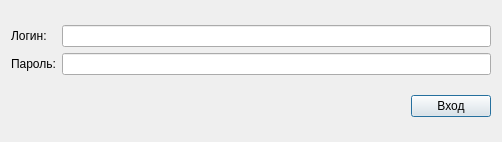
<?xml version="1.0" encoding="UTF-8"?>
<ui version="4.0">
 <class>LogInDialog</class>
 <widget class="QDialog" name="LogInDialog">
  <property name="geometry">
   <rect>
    <x>0</x>
    <y>0</y>
    <width>502</width>
    <height>142</height>
   </rect>
  </property>
  <property name="windowTitle">
   <string>LogInDialog</string>
  </property>
  <layout class="QGridLayout" name="gridLayout_2">
   <item row="0" column="0" colspan="2">
    <layout class="QGridLayout" name="gridLayout">
     <item row="0" column="0">
      <widget class="QLabel" name="label">
       <property name="text">
        <string>Логин:</string>
       </property>
      </widget>
     </item>
     <item row="0" column="1">
      <widget class="QLineEdit" name="loginLine"/>
     </item>
     <item row="1" column="0">
      <widget class="QLabel" name="label_2">
       <property name="text">
        <string>Пароль:</string>
       </property>
      </widget>
     </item>
     <item row="1" column="1">
      <widget class="QLineEdit" name="passwordLine"/>
     </item>
    </layout>
   </item>
   <item row="1" column="0">
    <spacer name="horizontalSpacer">
     <property name="orientation">
      <enum>Qt::Horizontal</enum>
     </property>
     <property name="sizeHint" stdset="0">
      <size>
       <width>400</width>
       <height>20</height>
      </size>
     </property>
    </spacer>
   </item>
   <item row="1" column="1">
    <widget class="QPushButton" name="enterButton">
     <property name="text">
      <string>Вход</string>
     </property>
    </widget>
   </item>
  </layout>
 </widget>
 <layoutdefault spacing="6" margin="11"/>
 <resources/>
 <connections/>
</ui>
